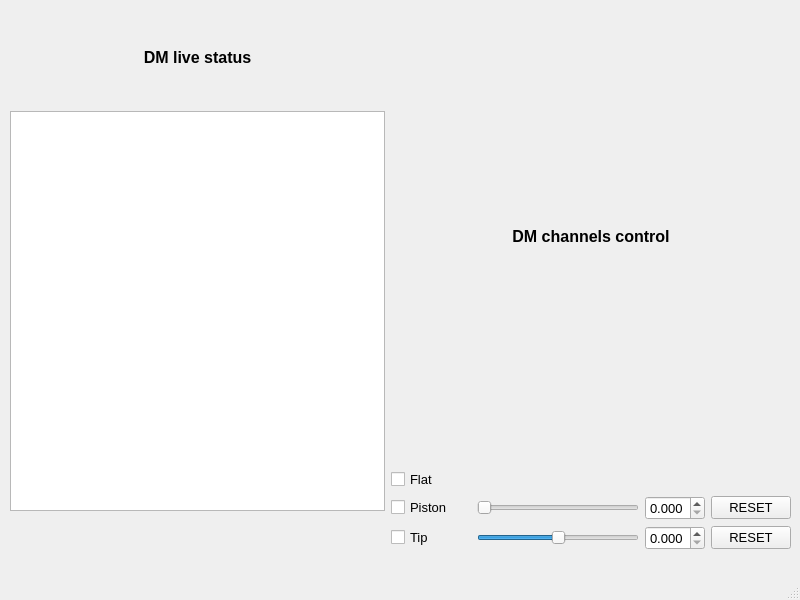
<?xml version="1.0" encoding="UTF-8"?>
<ui version="4.0">
 <class>MainWindow</class>
 <widget class="QMainWindow" name="MainWindow">
  <property name="geometry">
   <rect>
    <x>0</x>
    <y>0</y>
    <width>800</width>
    <height>600</height>
   </rect>
  </property>
  <property name="minimumSize">
   <size>
    <width>800</width>
    <height>600</height>
   </size>
  </property>
  <property name="maximumSize">
   <size>
    <width>800</width>
    <height>600</height>
   </size>
  </property>
  <property name="windowTitle">
   <string>MainWindow</string>
  </property>
  <widget class="QWidget" name="centralwidget">
   <widget class="QWidget" name="horizontalLayoutWidget">
    <property name="geometry">
     <rect>
      <x>10</x>
      <y>9</y>
      <width>781</width>
      <height>541</height>
     </rect>
    </property>
    <layout class="QHBoxLayout" name="horizontalLayout" stretch="1,0">
     <item>
      <layout class="QVBoxLayout" name="verticalLayout">
       <item>
        <widget class="QLabel" name="label">
         <property name="maximumSize">
          <size>
           <width>400</width>
           <height>20</height>
          </size>
         </property>
         <property name="font">
          <font>
           <pointsize>12</pointsize>
           <weight>75</weight>
           <bold>true</bold>
          </font>
         </property>
         <property name="text">
          <string>DM live status</string>
         </property>
         <property name="alignment">
          <set>Qt::AlignCenter</set>
         </property>
        </widget>
       </item>
       <item>
        <widget class="PlotWidget" name="gView_shm">
         <property name="minimumSize">
          <size>
           <width>200</width>
           <height>200</height>
          </size>
         </property>
         <property name="maximumSize">
          <size>
           <width>400</width>
           <height>400</height>
          </size>
         </property>
        </widget>
       </item>
      </layout>
     </item>
     <item>
      <layout class="QVBoxLayout" name="verticalLayout_2">
       <item>
        <widget class="QLabel" name="DM">
         <property name="minimumSize">
          <size>
           <width>400</width>
           <height>0</height>
          </size>
         </property>
         <property name="font">
          <font>
           <pointsize>12</pointsize>
           <weight>75</weight>
           <bold>true</bold>
          </font>
         </property>
         <property name="text">
          <string>DM channels control</string>
         </property>
         <property name="alignment">
          <set>Qt::AlignCenter</set>
         </property>
        </widget>
       </item>
       <item>
        <layout class="QGridLayout" name="gridLayout">
         <property name="sizeConstraint">
          <enum>QLayout::SetDefaultConstraint</enum>
         </property>
         <item row="1" column="1">
          <widget class="QSlider" name="hzSlid_piston">
           <property name="maximumSize">
            <size>
             <width>240</width>
             <height>20</height>
            </size>
           </property>
           <property name="maximum">
            <number>100</number>
           </property>
           <property name="value">
            <number>0</number>
           </property>
           <property name="orientation">
            <enum>Qt::Horizontal</enum>
           </property>
          </widget>
         </item>
         <item row="2" column="0">
          <widget class="QCheckBox" name="chB_actv_tip">
           <property name="sizePolicy">
            <sizepolicy hsizetype="Fixed" vsizetype="Fixed">
             <horstretch>0</horstretch>
             <verstretch>0</verstretch>
            </sizepolicy>
           </property>
           <property name="minimumSize">
            <size>
             <width>80</width>
             <height>0</height>
            </size>
           </property>
           <property name="font">
            <font>
             <pointsize>10</pointsize>
            </font>
           </property>
           <property name="text">
            <string>Tip</string>
           </property>
          </widget>
         </item>
         <item row="2" column="2">
          <widget class="QDoubleSpinBox" name="dspB_tip">
           <property name="font">
            <font>
             <pointsize>10</pointsize>
            </font>
           </property>
           <property name="decimals">
            <number>3</number>
           </property>
           <property name="maximum">
            <double>1.000000000000000</double>
           </property>
           <property name="singleStep">
            <double>0.001000000000000</double>
           </property>
          </widget>
         </item>
         <item row="2" column="1">
          <widget class="QSlider" name="hzSlid_tip">
           <property name="maximumSize">
            <size>
             <width>240</width>
             <height>20</height>
            </size>
           </property>
           <property name="maximum">
            <number>100</number>
           </property>
           <property name="value">
            <number>50</number>
           </property>
           <property name="orientation">
            <enum>Qt::Horizontal</enum>
           </property>
          </widget>
         </item>
         <item row="1" column="0">
          <widget class="QCheckBox" name="chB_actv_piston">
           <property name="sizePolicy">
            <sizepolicy hsizetype="Fixed" vsizetype="Fixed">
             <horstretch>0</horstretch>
             <verstretch>0</verstretch>
            </sizepolicy>
           </property>
           <property name="minimumSize">
            <size>
             <width>80</width>
             <height>0</height>
            </size>
           </property>
           <property name="font">
            <font>
             <pointsize>10</pointsize>
            </font>
           </property>
           <property name="text">
            <string>Piston</string>
           </property>
          </widget>
         </item>
         <item row="2" column="3">
          <widget class="QPushButton" name="pB_reset_tip">
           <property name="maximumSize">
            <size>
             <width>80</width>
             <height>16777215</height>
            </size>
           </property>
           <property name="font">
            <font>
             <pointsize>10</pointsize>
            </font>
           </property>
           <property name="text">
            <string>RESET</string>
           </property>
          </widget>
         </item>
         <item row="1" column="3">
          <widget class="QPushButton" name="pB_reset_piston">
           <property name="maximumSize">
            <size>
             <width>80</width>
             <height>16777215</height>
            </size>
           </property>
           <property name="font">
            <font>
             <pointsize>10</pointsize>
            </font>
           </property>
           <property name="text">
            <string>RESET</string>
           </property>
          </widget>
         </item>
         <item row="1" column="2">
          <widget class="QDoubleSpinBox" name="dspB_piston">
           <property name="font">
            <font>
             <pointsize>10</pointsize>
            </font>
           </property>
           <property name="decimals">
            <number>3</number>
           </property>
           <property name="maximum">
            <double>1.000000000000000</double>
           </property>
           <property name="singleStep">
            <double>0.001000000000000</double>
           </property>
          </widget>
         </item>
         <item row="0" column="0">
          <widget class="QCheckBox" name="chB_actv_flat">
           <property name="sizePolicy">
            <sizepolicy hsizetype="Fixed" vsizetype="Fixed">
             <horstretch>0</horstretch>
             <verstretch>0</verstretch>
            </sizepolicy>
           </property>
           <property name="minimumSize">
            <size>
             <width>80</width>
             <height>0</height>
            </size>
           </property>
           <property name="font">
            <font>
             <pointsize>10</pointsize>
            </font>
           </property>
           <property name="text">
            <string>Flat</string>
           </property>
          </widget>
         </item>
        </layout>
       </item>
      </layout>
     </item>
    </layout>
   </widget>
  </widget>
  <widget class="QMenuBar" name="menubar">
   <property name="geometry">
    <rect>
     <x>0</x>
     <y>0</y>
     <width>800</width>
     <height>23</height>
    </rect>
   </property>
  </widget>
  <widget class="QStatusBar" name="statusbar"/>
 </widget>
 <customwidgets>
  <customwidget>
   <class>PlotWidget</class>
   <extends>QGraphicsView</extends>
   <header>pyqtgraph</header>
  </customwidget>
 </customwidgets>
 <resources/>
 <connections/>
</ui>
